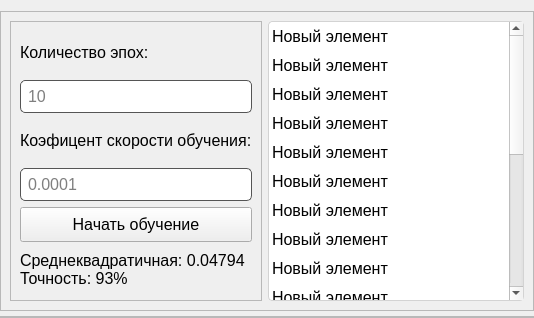
          <widget class="QWidget" name="tab_13">
           <attribute name="title">
            <string>Обучение</string>
           </attribute>
           <layout class="QVBoxLayout" name="verticalLayout_17">
            <property name="spacing">
             <number>5</number>
            </property>
            <property name="leftMargin">
             <number>0</number>
            </property>
            <property name="rightMargin">
             <number>0</number>
            </property>
            <property name="bottomMargin">
             <number>0</number>
            </property>
            <item>
             <widget class="QFrame" name="frame_18">
              <property name="minimumSize">
               <size>
                <width>0</width>
                <height>300</height>
               </size>
              </property>
              <property name="maximumSize">
               <size>
                <width>16777215</width>
                <height>300</height>
               </size>
              </property>
              <property name="styleSheet">
               <string notr="true">font-size:16px;</string>
              </property>
              <property name="frameShape">
               <enum>QFrame::StyledPanel</enum>
              </property>
              <property name="frameShadow">
               <enum>QFrame::Raised</enum>
              </property>
              <layout class="QHBoxLayout" name="horizontalLayout_19">
               <item>
                <widget class="QFrame" name="frame_20">
                 <property name="maximumSize">
                  <size>
                   <width>300</width>
                   <height>16777215</height>
                  </size>
                 </property>
                 <property name="frameShape">
                  <enum>QFrame::StyledPanel</enum>
                 </property>
                 <property name="frameShadow">
                  <enum>QFrame::Raised</enum>
                 </property>
                 <layout class="QVBoxLayout" name="verticalLayout_20">
                  <item>
                   <widget class="QLabel" name="label_30">
                    <property name="styleSheet">
                     <string notr="true"/>
                    </property>
                    <property name="text">
                     <string>Количество эпох:</string>
                    </property>
                   </widget>
                  </item>
                  <item>
                   <widget class="QLineEdit" name="lineEdit_20">
                    <property name="styleSheet">
                     <string notr="true">QLineEdit {
    background-color: #FFFFFF;
    border: 1px solid #555555;
    border-radius: 5px;
    padding: 5px;
}

QLineEdit:hover {
    background-color: #E0E0E0;
}

QLineEdit:focused {
    border: 1px solid #0077C9;
}
</string>
                    </property>
                    <property name="placeholderText">
                     <string>10</string>
                    </property>
                   </widget>
                  </item>
                  <item>
                   <widget class="QLabel" name="label_31">
                    <property name="styleSheet">
                     <string notr="true"/>
                    </property>
                    <property name="text">
                     <string>Коэфицент скорости обучения:</string>
                    </property>
                   </widget>
                  </item>
                  <item>
                   <widget class="QLineEdit" name="lineEdit_19">
                    <property name="styleSheet">
                     <string notr="true">QLineEdit {
    background-color: #FFFFFF;
    border: 1px solid #555555;
    border-radius: 5px;
    padding: 5px;
}

QLineEdit:hover {
    background-color: #E0E0E0;
}

QLineEdit:focused {
    border: 1px solid #0077C9;
}
</string>
                    </property>
                    <property name="text">
                     <string/>
                    </property>
                    <property name="placeholderText">
                     <string>0.0001</string>
                    </property>
                   </widget>
                  </item>
                  <item>
                   <widget class="QPushButton" name="pushButton_52">
                    <property name="minimumSize">
                     <size>
                      <width>0</width>
                      <height>35</height>
                     </size>
                    </property>
                    <property name="styleSheet">
                     <string notr="true"/>
                    </property>
                    <property name="text">
                     <string>Начать обучение</string>
                    </property>
                   </widget>
                  </item>
                  <item>
                   <widget class="QLabel" name="label_8">
                    <property name="text">
                     <string>Среднеквадратичная: 0.04794
Точность: 93%</string>
                    </property>
                   </widget>
                  </item>
                 </layout>
                </widget>
               </item>
               <item>
                <widget class="QListWidget" name="listWidget_3">
                 <property name="styleSheet">
                  <string notr="true">QListWidget {
    background-color: white;
    border: 1px solid lightgray;
    border-radius: 4px;
}

QListWidget::item {
    padding: 5px;
}

QListWidget::item:selected {
    background-color: lightblue;
}
</string>
                 </property>
                 <item>
                  <property name="text">
                   <string>Новый элемент</string>
                  </property>
                 </item>
                 <item>
                  <property name="text">
                   <string>Новый элемент</string>
                  </property>
                 </item>
                 <item>
                  <property name="text">
                   <string>Новый элемент</string>
                  </property>
                 </item>
                 <item>
                  <property name="text">
                   <string>Новый элемент</string>
                  </property>
                 </item>
                 <item>
                  <property name="text">
                   <string>Новый элемент</string>
                  </property>
                 </item>
                 <item>
                  <property name="text">
                   <string>Новый элемент</string>
                  </property>
                 </item>
                 <item>
                  <property name="text">
                   <string>Новый элемент</string>
                  </property>
                 </item>
                 <item>
                  <property name="text">
                   <string>Новый элемент</string>
                  </property>
                 </item>
                 <item>
                  <property name="text">
                   <string>Новый элемент</string>
                  </property>
                 </item>
                 <item>
                  <property name="text">
                   <string>Новый элемент</string>
                  </property>
                 </item>
                 <item>
                  <property name="text">
                   <string>22: MSE: 0.06721</string>
                  </property>
                 </item>
                 <item>
                  <property name="text">
                   <string>23: MSE: 0.06573</string>
                  </property>
                 </item>
                 <item>
                  <property name="text">
                   <string>24: MSE: 0.06123</string>
                  </property>
                 </item>
                 <item>
                  <property name="text">
                   <string>25: MSE: 0.05754</string>
                  </property>
                 </item>
                 <item>
                  <property name="text">
                   <string>26: MSE: 0.04998</string>
                  </property>
                 </item>
                 <item>
                  <property name="text">
                   <string>27: MSE: 0.04921</string>
                  </property>
                 </item>
                 <item>
                  <property name="text">
                   <string>28: MSE: 0.04864</string>
                  </property>
                 </item>
                 <item>
                  <property name="text">
                   <string>29: MSE: 0.04834</string>
                  </property>
                 </item>
                 <item>
                  <property name="text">
                   <string>30: MSE: 0.04794</string>
                  </property>
                 </item>
                </widget>
               </item>
              </layout>
             </widget>
            </item>
            <item>
             <widget class="QFrame" name="frame_19">
              <property name="frameShape">
               <enum>QFrame::StyledPanel</enum>
              </property>
              <property name="frameShadow">
               <enum>QFrame::Raised</enum>
              </property>
              <layout class="QGridLayout" name="gridLayout">
               <property name="leftMargin">
                <number>0</number>
               </property>
               <property name="topMargin">
                <number>0</number>
               </property>
               <property name="rightMargin">
                <number>0</number>
               </property>
               <property name="bottomMargin">
                <number>0</number>
               </property>
               <property name="spacing">
                <number>0</number>
               </property>
               <item row="0" column="0">
                <widget class="QWidget" name="widget_6" native="true"/>
               </item>
              </layout>
             </widget>
            </item>
           </layout>
          </widget>
